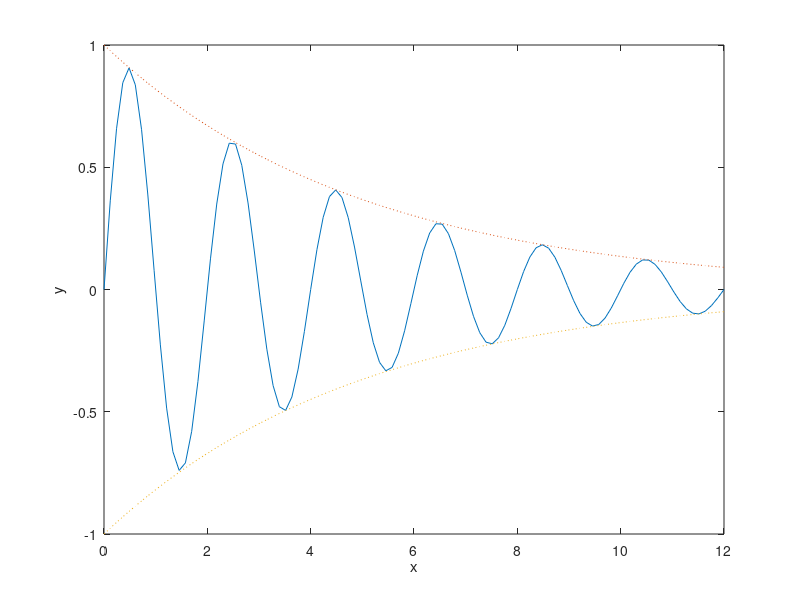

This chart was generated by the following MATLAB code:
x = linspace(0, 12, 100);
g = @(x) exp(-0.2*x);
f = @(x) exp(-0.2*x).*sin(pi*x);
y = f(x);
y1 = g(x);
y2 = -g(x);

plot(x, y, x, y1, ':', x, y2, ':')
xlabel('x')
ylabel('y')
